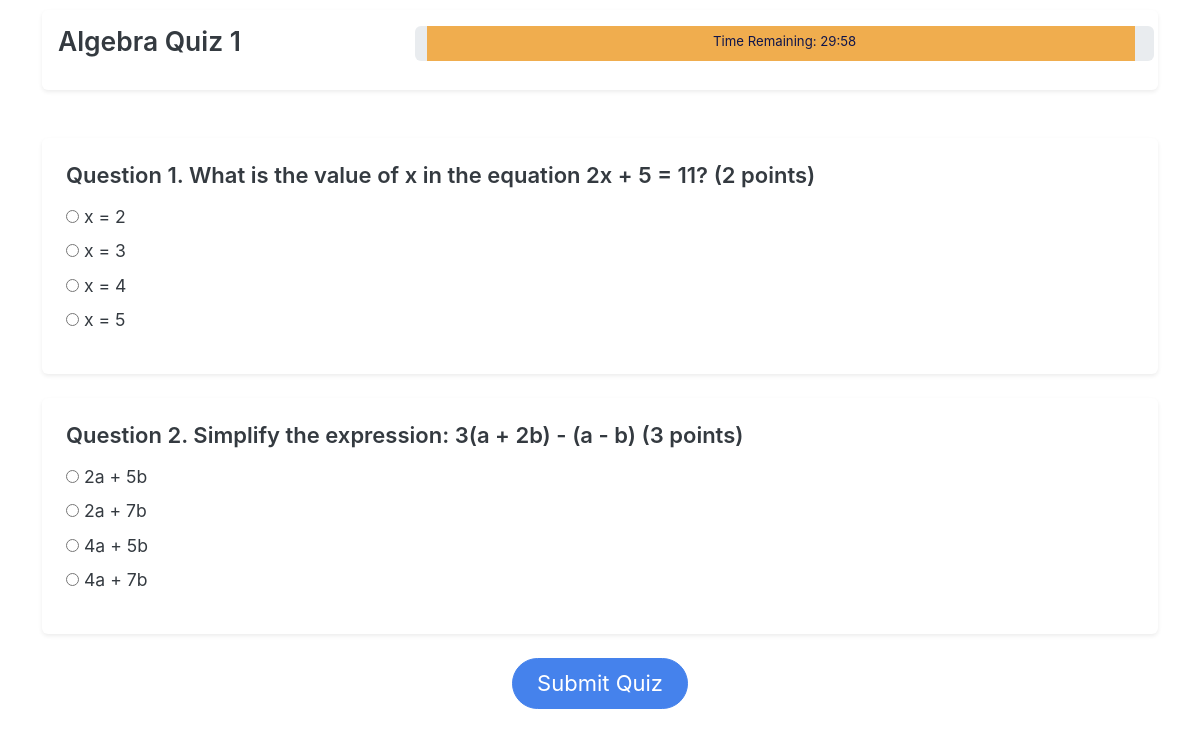
Before: /user/1 (signed in) with the older database file.
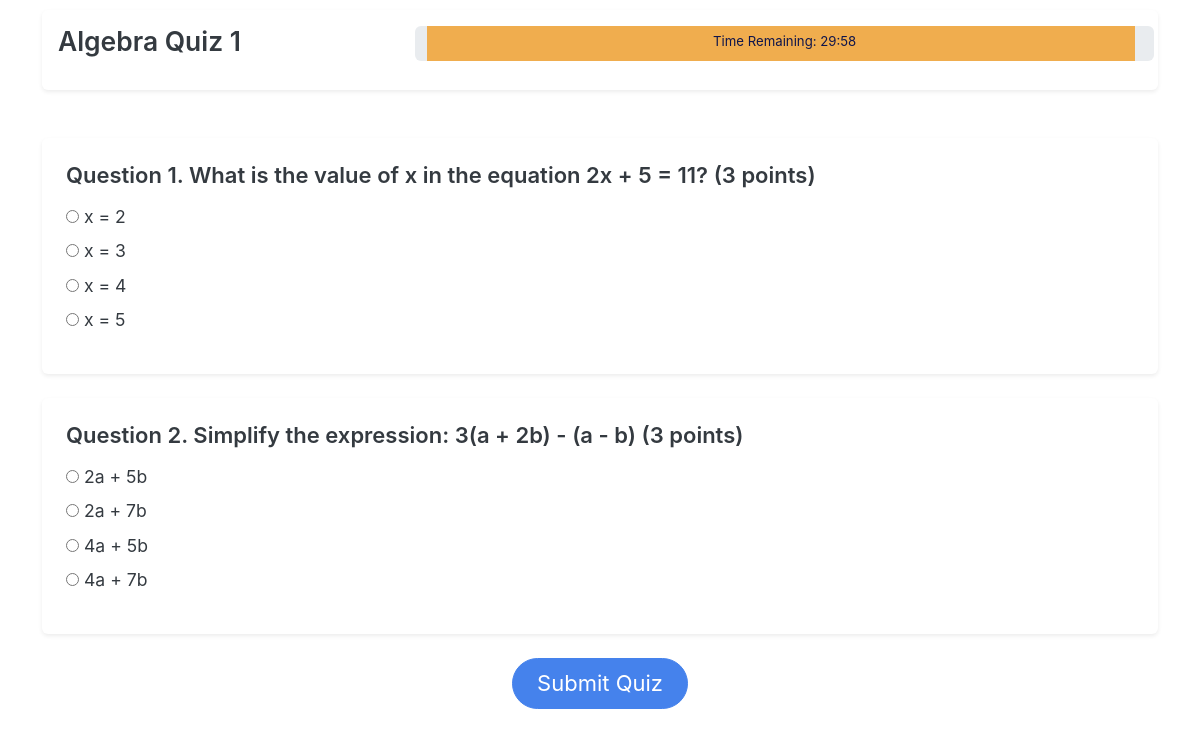
After: the same page with the newer database file.
### models/models.py (models this page shows)
class Question(db.Model):
    __tablename__ = "question"
    quiz_id: Mapped[int] = mapped_column(ForeignKey("quiz.quiz_id"))
    question_id: Mapped[id_pk]
    text: Mapped[str]
    marks: Mapped[int]
    quiz: Mapped["Quiz"] = relationship(back_populates="questions")
    options: Mapped[List["Option"]] = relationship(
        back_populates="question", cascade="all,delete-orphan"
    )
    is_msq: Mapped[bool] = mapped_column(default=False)

### routes/user_routes.py (the view)
@user_bp.route("/<int:quiz_id>", methods=["GET"])
def quiz(quiz_id):
    quiz = select_quiz(quiz_id)
    session[f"quiz{quiz_id}_start_time"] = datetime.now(
        timezone.utc
    )  # Record start time in session
    return render_template("user/quiz.html", quiz=quiz)

### routes/__init__.py (called while the page is built)
def init_login_manager(app):
    login_manager = LoginManager()
    login_manager.init_app(app)
    login_manager.login_view = "auth.login"  # goes to the login() function in auth_bp
    @login_manager.user_loader
    def load_user(user_id):
        return db.session.scalar(select(User).where(User.user_id == user_id))

### routes/user_routes.py (called while the page is built)
@user_bp.before_request  # makes it so you have to be logged in to access, and allows admin to access it too to test :)
@login_required
def user_required():
    pass

### utils/db_utils.py (called while the page is built)
def select_quiz(quiz_id):
    return db.session.scalar(select(Quiz).where(Quiz.quiz_id == quiz_id))

### templates/user/quiz.html (shortened to what this page needs)
{% extends "base.html" %}  {% block body %}
<div class="container sticky-top" style="padding-top: 10px">
  <div class="card shadow-sm border-0">
    <div class="card-body p-3 row">
      <h4 class="card-title fw-semibold mb-3 col-4">
        {{ quiz.quiz_name }} {%if quiz.duration > 0%}
      </h4>
      <div class="progress col-8" role="progressbar" style="height: 35px">
        <div
          id="timer-bar"
          class="progress-bar overflow-visible text-light text-center bg-warning p-3"
          style="width: 0%"
        >
          <div class="progress-bar-title">
            Time Remaining: <span id="timer"></span>
          </div>
        </div>
      </div>
      {% endif %}
    </div>
  </div>
</div>
<div class="container py-5">
  <form
    method="POST"
    id="quiz-form"
    action="{{ url_for('user.submit_quiz', quiz_id=quiz.quiz_id) }}"
  >
    {% if quiz.questions %} {% for question in quiz.questions %}
    <div class="mb-4">
      <div class="card shadow-sm border-0">
        <div class="card-body p-4">
          <h5 class="card-title fw-semibold mb-3">
            Question {{ loop.index }}. {{ question.text }} ({{ question.marks }}
            points)
          </h5>
          {% if question.options %} {% if question.is_msq %} {% set type =
          "checkbox" %} {% else %} {% set type = "radio" %} {% endif %}
          <ul class="list-unstyled">
            {% for option in question.options %}
            <li class="mb-2">
              <input
                type="{{type}}"
                name="question_{{ question.question_id }}[]"
                id="option_{{ option.option_id }}"
                value="{{ option.option_id }}"
              />
              <label for="option_{{ option.option_id }}">
                {{ option.text }}
              </label>
            </li>
            {% endfor %}
          </ul>
          {% else %}
          <p class="text-muted">No options available for this question.</p>
          {% endif %}
        </div>
      </div>
    </div>
    {% endfor %} {% else %}
    <div class="text-center py-5">
      <p class="text-muted mb-0">No questions available in this quiz.</p>
    </div>
    {% endif %} {% if quiz.questions %}
    <div class="text-center mt-4">
      <button type="submit" class="btn btn-primary btn-lg px-4">
        Submit Quiz
      </button>
    </div>
    {% endif %}
  </form>
</div>
 {% endblock %}

Changed rows visible on the page:
changed Question "What is the value of x in the equation 2x + 5 = 11?": marks "2" → "3"
